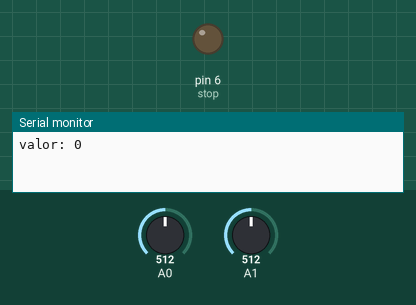
The sketch below on a simulated Arduino Uno, built with avr-gcc and run on an emulated ATmega328P. Shown: output pins drawn as LEDs (lit = HIGH), the last lines printed to the serial monitor. The inputs (shaded band) are chosen by the test bench; at power-on: A0 = 512, A1 = 512.

Above: at 0.1 s.
At 0.6 s:
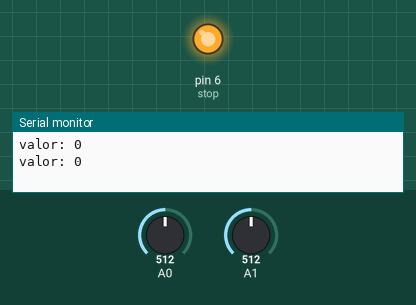
Timing chart, 0 to 2.1 s (numbered marks = the images above):
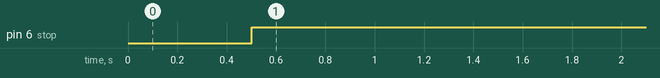

Measured:
- by itself, pin 6 (stop): LOW → HIGH at 0.50 s

The sketch:

fotoresistencia.ino
```cpp
#include <Stepper.h>

int pasosPorVuelta =500;
int trigger = 7;
int stop = 6;
Stepper motor(pasosPorVuelta, 8, 10, 9, 11);

void setup() {
  Serial.begin(9600);
  pinMode(trigger,OUTPUT);
  pinMode(stop,OUTPUT);
}

void loop() {
  int lum1 = analogRead(A0);
  int lum2 = analogRead(A1);
  int valor= lum1-lum2;
  Serial.print("valor: ");
  Serial.print(valor);
  Serial.println();

  delay(500);

if (valor>31)
{
  digitalWrite(trigger, HIGH);
  digitalWrite(stop,LOW);

}
else if (valor<-31)
{
  digitalWrite(trigger,LOW);
  digitalWrite(stop,LOW);
}
else
{
  digitalWrite(stop,HIGH);
}

}
```
